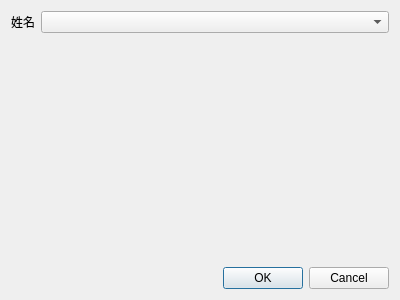
<?xml version="1.0" encoding="UTF-8"?>
<ui version="4.0">
 <class>DataFilter</class>
 <widget class="QDialog" name="DataFilter">
  <property name="geometry">
   <rect>
    <x>0</x>
    <y>0</y>
    <width>400</width>
    <height>300</height>
   </rect>
  </property>
  <property name="windowTitle">
   <string>Dialog</string>
  </property>
  <layout class="QGridLayout" name="gridLayout">
   <item row="0" column="0">
    <layout class="QFormLayout" name="formLayout">
     <item row="0" column="0">
      <widget class="QLabel" name="label">
       <property name="text">
        <string>姓名</string>
       </property>
      </widget>
     </item>
     <item row="0" column="1">
      <widget class="QComboBox" name="comboBox"/>
     </item>
    </layout>
   </item>
   <item row="1" column="0">
    <widget class="QDialogButtonBox" name="buttonBox">
     <property name="orientation">
      <enum>Qt::Horizontal</enum>
     </property>
     <property name="standardButtons">
      <set>QDialogButtonBox::Cancel|QDialogButtonBox::Ok</set>
     </property>
    </widget>
   </item>
  </layout>
 </widget>
 <resources/>
 <connections>
  <connection>
   <sender>buttonBox</sender>
   <signal>accepted()</signal>
   <receiver>DataFilter</receiver>
   <slot>accept()</slot>
   <hints>
    <hint type="sourcelabel">
     <x>248</x>
     <y>254</y>
    </hint>
    <hint type="destinationlabel">
     <x>157</x>
     <y>274</y>
    </hint>
   </hints>
  </connection>
  <connection>
   <sender>buttonBox</sender>
   <signal>rejected()</signal>
   <receiver>DataFilter</receiver>
   <slot>reject()</slot>
   <hints>
    <hint type="sourcelabel">
     <x>316</x>
     <y>260</y>
    </hint>
    <hint type="destinationlabel">
     <x>286</x>
     <y>274</y>
    </hint>
   </hints>
  </connection>
 </connections>
</ui>
